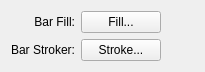
<?xml version="1.0" encoding="UTF-8"?>
<ui version="4.0">
 <class>HistogramStyleWidgetForm</class>
 <widget class="QWidget" name="HistogramStyleWidgetForm">
  <property name="geometry">
   <rect>
    <x>0</x>
    <y>0</y>
    <width>205</width>
    <height>72</height>
   </rect>
  </property>
  <property name="windowTitle">
   <string>Form</string>
  </property>
  <layout class="QGridLayout" name="gridLayout_2">
   <item row="0" column="0">
    <layout class="QGridLayout" name="gridLayout">
     <item row="0" column="0">
      <widget class="QLabel" name="barFillLabel">
       <property name="maximumSize">
        <size>
         <width>100</width>
         <height>16777215</height>
        </size>
       </property>
       <property name="text">
        <string>Bar Fill:</string>
       </property>
       <property name="alignment">
        <set>Qt::AlignRight|Qt::AlignTrailing|Qt::AlignVCenter</set>
       </property>
      </widget>
     </item>
     <item row="0" column="1">
      <widget class="QPushButton" name="m_fillPushButton">
       <property name="text">
        <string>Fill...</string>
       </property>
      </widget>
     </item>
     <item row="0" column="2">
      <spacer name="horizontalSpacer_5">
       <property name="orientation">
        <enum>Qt::Horizontal</enum>
       </property>
       <property name="sizeHint" stdset="0">
        <size>
         <width>40</width>
         <height>20</height>
        </size>
       </property>
      </spacer>
     </item>
     <item row="1" column="0">
      <widget class="QLabel" name="barStrokeLabel">
       <property name="maximumSize">
        <size>
         <width>100</width>
         <height>16777215</height>
        </size>
       </property>
       <property name="text">
        <string>Bar Stroker:</string>
       </property>
       <property name="alignment">
        <set>Qt::AlignRight|Qt::AlignTrailing|Qt::AlignVCenter</set>
       </property>
      </widget>
     </item>
     <item row="1" column="1">
      <widget class="QPushButton" name="m_strokePushButton">
       <property name="text">
        <string>Stroke...</string>
       </property>
      </widget>
     </item>
     <item row="1" column="2">
      <spacer name="horizontalSpacer_4">
       <property name="orientation">
        <enum>Qt::Horizontal</enum>
       </property>
       <property name="sizeHint" stdset="0">
        <size>
         <width>40</width>
         <height>20</height>
        </size>
       </property>
      </spacer>
     </item>
    </layout>
   </item>
  </layout>
 </widget>
 <resources/>
 <connections/>
</ui>
